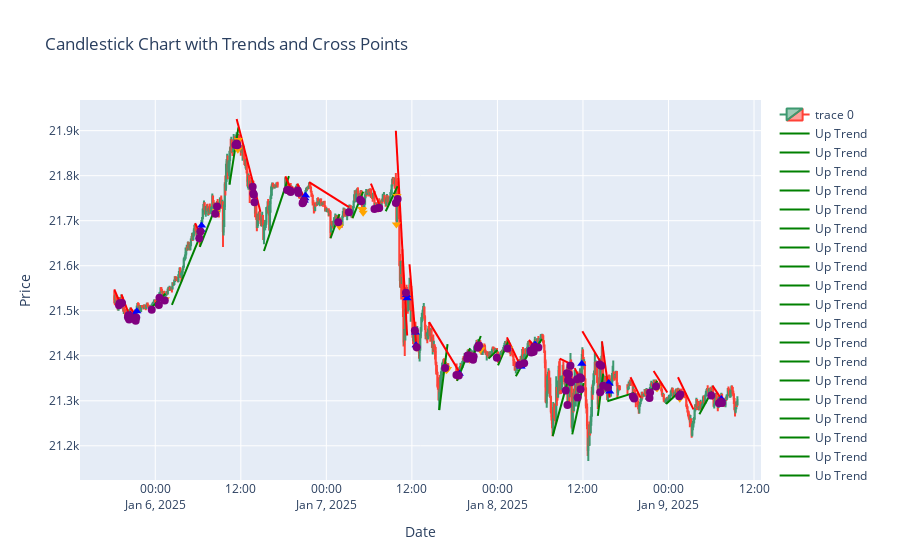

This figure's notebook cell:
### Code cell
final_df = check_candle_status(df, extended_trend)
plot_candlestick_with_checked_trends(df, extended_trend)

### Figure 1 — Plotly figure (JSON) as saved in the notebook; plotly's stock layout.template omitted (floating-point values rounded to 4 significant figures; data arrays with more than 128 entries replaced by an {"elided": "..."} marker saying what was removed)
{"data": [{"close": {"elided": "1010 float values"}, "high": {"elided": "1010 float values"}, "low": {"elided": "1010 float values"}, "open": {"elided": "1010 float values"}, "type": "candlestick", "x": {"elided": "1010 str values"}}, {"line": {"color": "green", "width": 2}, "mode": "lines", "name": "Up Trend", "type": "scatter", "x": ["2025-01-05T23:10:00", "2025-01-06T01:25:00"], "y": [21502, 21540.0]}, {"line": {"color": "green", "width": 2}, "mode": "lines", "name": "Up Trend", "type": "scatter", "x": ["2025-01-06T02:20:00", "2025-01-06T06:10:00"], "y": [21510.0, 21660.0]}, {"line": {"color": "green", "width": 2}, "mode": "lines", "name": "Up Trend", "type": "scatter", "x": ["2025-01-06T06:15:00", "2025-01-06T08:40:00"], "y": [21642, 21740.0]}, {"line": {"color": "green", "width": 2}, "mode": "lines", "name": "Up Trend", "type": "scatter", "x": ["2025-01-06T10:25:00", "2025-01-06T11:40:00"], "y": [21780.0, 21910.0]}, {"line": {"color": "green", "width": 2}, "mode": "lines", "name": "Up Trend", "type": "scatter", "x": ["2025-01-06T15:15:00", "2025-01-06T18:45:00"], "y": [21630.0, 21800.0]}, {"line": {"color": "green", "width": 2}, "mode": "lines", "name": "Up Trend", "type": "scatter", "x": ["2025-01-07T00:35:00", "2025-01-07T01:50:00"], "y": [21661, 21710.0]}, {"line": {"color": "green", "width": 2}, "mode": "lines", "name": "Up Trend", "type": "scatter", "x": ["2025-01-07T03:40:00", "2025-01-07T05:10:00"], "y": [21710.0, 21760.0]}, {"line": {"color": "green", "width": 2}, "mode": "lines", "name": "Up Trend", "type": "scatter", "x": ["2025-01-07T08:20:00", "2025-01-07T10:00:00"], "y": [21720.0, 21780.0]}, {"line": {"color": "green", "width": 2}, "mode": "lines", "name": "Up Trend", "type": "scatter", "x": ["2025-01-07T15:50:00", "2025-01-07T17:00:00"], "y": [21280.0, 21430.0]}, {"line": {"color": "green", "width": 2}, "mode": "lines", "name": "Up Trend", "type": "scatter", "x": ["2025-01-07T18:20:00", "2025-01-07T20:10:00"], "y": [21340.0, 21420.0]}, {"line": {"color": "green", "width": 2}, "mode": "lines", "name": "Up Trend", "type": "scatter", "x": ["2025-01-07T20:30:00", "2025-01-07T21:40:00"], "y": [21390.0, 21440.0]}, {"line": {"color": "green", "width": 2}, "mode": "lines", "name": "Up Trend", "type": "scatter", "x": ["2025-01-07T22:45:00", "2025-01-08T00:00:00"], "y": [21390.0, 21410.0]}, {"line": {"color": "green", "width": 2}, "mode": "lines", "name": "Up Trend", "type": "scatter", "x": ["2025-01-08T00:05:00", "2025-01-08T01:35:00"], "y": [21380.0, 21430.0]}, {"line": {"color": "green", "width": 2}, "mode": "lines", "name": "Up Trend", "type": "scatter", "x": ["2025-01-08T02:35:00", "2025-01-08T04:55:00"], "y": [21350.0, 21420.0]}, {"line": {"color": "green", "width": 2}, "mode": "lines", "name": "Up Trend", "type": "scatter", "x": ["2025-01-08T05:05:00", "2025-01-08T06:15:00"], "y": [21411, 21440.0]}, {"line": {"color": "green", "width": 2}, "mode": "lines", "name": "Up Trend", "type": "scatter", "x": ["2025-01-08T07:45:00", "2025-01-08T10:00:00"], "y": [21220.0, 21350.0]}, {"line": {"color": "green", "width": 2}, "mode": "lines", "name": "Up Trend", "type": "scatter", "x": ["2025-01-08T10:30:00", "2025-01-08T12:05:00"], "y": [21230.0, 21340.0]}, {"line": {"color": "green", "width": 2}, "mode": "lines", "name": "Up Trend", "type": "scatter", "x": ["2025-01-08T14:05:00", "2025-01-08T14:50:00"], "y": [21270.0, 21360.0]}, {"line": {"color": "green", "width": 2}, "mode": "lines", "name": "Up Trend", "type": "scatter", "x": ["2025-01-08T15:25:00", "2025-01-08T19:10:00"], "y": [21300.0, 21320.0]}, {"line": {"color": "green", "width": 2}, "mode": "lines", "name": "Up Trend", "type": "scatter", "x": ["2025-01-08T20:50:00", "2025-01-08T22:25:00"], "y": [21300.0, 21340.0]}, {"line": {"color": "green", "width": 2}, "mode": "lines", "name": "Up Trend", "type": "scatter", "x": ["2025-01-08T23:40:00", "2025-01-09T01:40:00"], "y": [21293, 21320.0]}, {"line": {"color": "green", "width": 2}, "mode": "lines", "name": "Up Trend", "type": "scatter", "x": ["2025-01-09T04:20:00", "2025-01-09T06:05:00"], "y": [21270.0, 21320.0]}, {"line": {"color": "red", "width": 2}, "mode": "lines", "name": "Down Trend", "type": "scatter", "x": ["2025-01-05T18:15:00", "2025-01-05T19:05:00"], "y": [21550.0, 21520.0]}, {"line": {"color": "red", "width": 2}, "mode": "lines", "name": "Down Trend", "type": "scatter", "x": ["2025-01-05T19:15:00", "2025-01-05T20:30:00"], "y": [21540.0, 21480.0]}, {"line": {"color": "red", "width": 2}, "mode": "lines", "name": "Down Trend", "type": "scatter", "x": ["2025-01-05T20:30:00", "2025-01-05T21:25:00"], "y": [21507, 21490.0]}, {"line": {"color": "red", "width": 2}, "mode": "lines", "name": "Down Trend", "type": "scatter", "x": ["2025-01-06T05:35:00", "2025-01-06T06:30:00"], "y": [21690.0, 21660.0]}, {"line": {"color": "red", "width": 2}, "mode": "lines", "name": "Down Trend", "type": "scatter", "x": ["2025-01-06T11:25:00", "2025-01-06T14:45:00"], "y": [21930.0, 21720.0]}, {"line": {"color": "red", "width": 2}, "mode": "lines", "name": "Down Trend", "type": "scatter", "x": ["2025-01-06T18:15:00", "2025-01-06T19:05:00"], "y": [21800.0, 21770.0]}, {"line": {"color": "red", "width": 2}, "mode": "lines", "name": "Down Trend", "type": "scatter", "x": ["2025-01-06T19:55:00", "2025-01-06T21:05:00"], "y": [21782, 21750.0]}, {"line": {"color": "red", "width": 2}, "mode": "lines", "name": "Down Trend", "type": "scatter", "x": ["2025-01-06T21:35:00", "2025-01-07T03:10:00"], "y": [21790.0, 21730.0]}, {"line": {"color": "red", "width": 2}, "mode": "lines", "name": "Down Trend", "type": "scatter", "x": ["2025-01-07T06:15:00", "2025-01-07T07:25:00"], "y": [21780.0, 21740.0]}, {"line": {"color": "red", "width": 2}, "mode": "lines", "name": "Down Trend", "type": "scatter", "x": ["2025-01-07T09:45:00", "2025-01-07T11:20:00"], "y": [21900.0, 21440.0]}, {"line": {"color": "red", "width": 2}, "mode": "lines", "name": "Down Trend", "type": "scatter", "x": ["2025-01-07T11:40:00", "2025-01-07T12:40:00"], "y": [21600.0, 21410.0]}, {"line": {"color": "red", "width": 2}, "mode": "lines", "name": "Down Trend", "type": "scatter", "x": ["2025-01-07T14:25:00", "2025-01-07T18:40:00"], "y": [21470.0, 21360.0]}, {"line": {"color": "red", "width": 2}, "mode": "lines", "name": "Down Trend", "type": "scatter", "x": ["2025-01-08T01:20:00", "2025-01-08T03:20:00"], "y": [21440.0, 21370.0]}, {"line": {"color": "red", "width": 2}, "mode": "lines", "name": "Down Trend", "type": "scatter", "x": ["2025-01-08T04:25:00", "2025-01-08T05:20:00"], "y": [21430.0, 21420.0]}, {"line": {"color": "red", "width": 2}, "mode": "lines", "name": "Down Trend", "type": "scatter", "x": ["2025-01-08T08:45:00", "2025-01-08T10:30:00"], "y": [21390.0, 21380.0]}, {"line": {"color": "red", "width": 2}, "mode": "lines", "name": "Down Trend", "type": "scatter", "x": ["2025-01-08T10:50:00", "2025-01-08T11:50:00"], "y": [21370.0, 21340.0]}, {"line": {"color": "red", "width": 2}, "mode": "lines", "name": "Down Trend", "type": "scatter", "x": ["2025-01-08T11:55:00", "2025-01-08T14:35:00"], "y": [21450.0, 21380.0]}, {"line": {"color": "red", "width": 2}, "mode": "lines", "name": "Down Trend", "type": "scatter", "x": ["2025-01-08T14:40:00", "2025-01-08T15:45:00"], "y": [21430.0, 21310.0]}, {"line": {"color": "red", "width": 2}, "mode": "lines", "name": "Down Trend", "type": "scatter", "x": ["2025-01-08T18:40:00", "2025-01-08T20:05:00"], "y": [21350.0, 21310.0]}, {"line": {"color": "red", "width": 2}, "mode": "lines", "name": "Down Trend", "type": "scatter", "x": ["2025-01-08T21:55:00", "2025-01-08T23:50:00"], "y": [21370.0, 21320.0]}, {"line": {"color": "red", "width": 2}, "mode": "lines", "name": "Down Trend", "type": "scatter", "x": ["2025-01-09T01:20:00", "2025-01-09T03:30:00"], "y": [21350.0, 21280.0]}, {"line": {"color": "red", "width": 2}, "mode": "lines", "name": "Down Trend", "type": "scatter", "x": ["2025-01-09T06:10:00", "2025-01-09T07:30:00"], "y": [21330.0, 21300.0]}, {"marker": {"color": "blue", "size": 8, "symbol": "triangle-up"}, "mode": "markers", "name": "Above", "type": "scatter", "x": ["2025-01-05T19:05:00", "2025-01-05T20:30:00", "2025-01-05T21:10:00", "2025-01-05T21:25:00", "2025-01-06T06:25:00", "2025-01-06T06:30:00", "2025-01-06T19:05:00", "2025-01-06T20:55:00", "2025-01-06T21:00:00", "2025-01-06T21:05:00", "2025-01-07T11:15:00", "2025-01-07T11:20:00", "2025-01-07T12:30:00", "2025-01-07T12:35:00", "2025-01-07T18:40:00", "2025-01-08T03:10:00", "2025-01-08T03:15:00", "2025-01-08T03:20:00", "2025-01-08T05:15:00", "2025-01-08T05:20:00", "2025-01-08T11:50:00", "2025-01-08T15:35:00", "2025-01-08T15:40:00", "2025-01-08T15:45:00", "2025-01-09T07:25:00"], "y": [21510.0, 21491, 21490.0, 21500.0, 21680, 21690.0, 21770.0, 21740.0, 21750, 21760.0, 21530.0, 21530.0, 21450.0, 21420.0, 21360, 21380.0, 21380.0, 21376, 21420.0, 21420.0, 21382, 21340.0, 21340.0, 21320.0, 21304]}, {"marker": {"color": "orange", "size": 8, "symbol": "triangle-down"}, "mode": "markers", "name": "Below", "type": "scatter", "x": ["2025-01-06T01:25:00", "2025-01-06T08:30:00", "2025-01-06T08:35:00", "2025-01-06T11:35:00", "2025-01-06T11:40:00", "2025-01-06T18:35:00", "2025-01-06T18:40:00", "2025-01-07T01:45:00", "2025-01-07T01:50:00", "2025-01-07T05:00:00", "2025-01-07T05:05:00", "2025-01-07T05:10:00", "2025-01-07T09:50:00", "2025-01-07T09:55:00", "2025-01-07T16:45:00", "2025-01-07T16:50:00", "2025-01-07T16:55:00", "2025-01-07T17:00:00", "2025-01-07T20:05:00", "2025-01-07T20:10:00", "2025-01-07T21:30:00", "2025-01-07T21:35:00", "2025-01-07T21:40:00", "2025-01-08T00:00:00", "2025-01-08T01:30:00", "2025-01-08T01:35:00", "2025-01-08T22:20:00", "2025-01-08T22:25:00", "2025-01-09T01:35:00"], "y": [21530.0, 21715, 21720.0, 21860.0, 21879, 21770.0, 21770.0, 21692, 21687, 21730.0, 21724, 21720.0, 21690.0, 21750.0, 21370.0, 21368, 21370.0, 21370.0, 21391, 21400.0, 21420.0, 21413, 21410.0, 21400.0, 21410.0, 21416, 21330.0, 21328, 21300.0]}, {"marker": {"color": "purple", "size": 8, "symbol": "circle"}, "mode": "markers", "name": "Intercept", "type": "scatter", "x": ["2025-01-05T18:55:00", "2025-01-05T19:00:00", "2025-01-05T19:20:00", "2025-01-05T20:10:00", "2025-01-05T20:15:00", "2025-01-05T20:20:00", "2025-01-05T20:25:00", "2025-01-05T21:15:00", "2025-01-05T21:20:00", "2025-01-05T23:30:00", "2025-01-06T00:30:00", "2025-01-06T00:35:00", "2025-01-06T01:20:00", "2025-01-06T06:10:00", "2025-01-06T06:20:00", "2025-01-06T08:25:00", "2025-01-06T08:40:00", "2025-01-06T11:15:00", "2025-01-06T11:25:00", "2025-01-06T11:30:00", "2025-01-06T13:40:00", "2025-01-06T13:45:00", "2025-01-06T13:50:00", "2025-01-06T13:55:00", "2025-01-06T18:30:00", "2025-01-06T18:45:00", "2025-01-06T18:55:00", "2025-01-06T19:00:00", "2025-01-06T20:00:00", "2025-01-06T20:05:00", "2025-01-06T20:40:00", "2025-01-06T20:45:00", "2025-01-06T20:50:00", "2025-01-07T01:40:00", "2025-01-07T03:10:00", "2025-01-07T04:45:00", "2025-01-07T04:55:00", "2025-01-07T06:45:00", "2025-01-07T07:20:00", "2025-01-07T07:25:00", "2025-01-07T09:45:00", "2025-01-07T10:00:00", "2025-01-07T11:10:00", "2025-01-07T12:25:00", "2025-01-07T12:40:00", "2025-01-07T16:40:00", "2025-01-07T18:15:00", "2025-01-07T18:35:00", "2025-01-07T19:45:00", "2025-01-07T19:50:00", "2025-01-07T19:55:00", "2025-01-07T20:00:00", "2025-01-07T20:35:00", "2025-01-07T20:40:00", "2025-01-07T21:15:00", "2025-01-07T21:20:00", "2025-01-07T21:25:00", "2025-01-07T23:55:00", "2025-01-08T01:25:00", "2025-01-08T03:05:00", "2025-01-08T03:45:00", "2025-01-08T04:40:00", "2025-01-08T04:45:00", "2025-01-08T04:50:00", "2025-01-08T04:55:00", "2025-01-08T05:05:00", "2025-01-08T05:10:00", "2025-01-08T05:45:00", "2025-01-08T09:35:00", "2025-01-08T09:45:00", "2025-01-08T09:50:00", "2025-01-08T09:55:00", "2025-01-08T10:00:00", "2025-01-08T10:15:00", "2025-01-08T10:20:00", "2025-01-08T11:10:00", "2025-01-08T11:15:00", "2025-01-08T11:35:00", "2025-01-08T11:40:00", "2025-01-08T11:45:00", "2025-01-08T14:20:00", "2025-01-08T14:25:00", "2025-01-08T14:35:00", "2025-01-08T14:50:00", "2025-01-08T15:30:00", "2025-01-08T19:00:00", "2025-01-08T19:10:00", "2025-01-08T21:20:00", "2025-01-08T21:25:00", "2025-01-08T22:15:00", "2025-01-09T01:30:00", "2025-01-09T01:40:00", "2025-01-09T06:00:00", "2025-01-09T07:05:00", "2025-01-09T07:20:00", "2025-01-09T07:30:00"], "y": [21510.0, 21520.0, 21520.0, 21490.0, 21490.0, 21480.0, 21490.0, 21478, 21485, 21502, 21513, 21529, 21520.0, 21661, 21680.0, 21720.0, 21730.0, 21868, 21870.0, 21870.0, 21780.0, 21760.0, 21760.0, 21740.0, 21768, 21770.0, 21767, 21764, 21770.0, 21760.0, 21740.0, 21740.0, 21740.0, 21700.0, 21720.0, 21750.0, 21743, 21730.0, 21728, 21728, 21740.0, 21750.0, 21540.0, 21460.0, 21419, 21373, 21357, 21356, 21390.0, 21400.0, 21400.0, 21400.0, 21390.0, 21400.0, 21418, 21422, 21420.0, 21400.0, 21420.0, 21380.0, 21380.0, 21410.0, 21410.0, 21409, 21410.0, 21409, 21420.0, 21420.0, 21323, 21361, 21290.0, 21350.0, 21359, 21380.0, 21340.0, 21348, 21310.0, 21350.0, 21330.0, 21350.0, 21380.0, 21320.0, 21378, 21330.0, 21330.0, 21310.0, 21305, 21310.0, 21320.0, 21330.0, 21310, 21314, 21310.0, 21290.0, 21298, 21295]}], "layout": {"title": {"text": "Candlestick Chart with Trends and Cross Points"}, "xaxis": {"rangeslider": {"visible": false}, "title": {"text": "Date"}}, "yaxis": {"title": {"text": "Price"}}}}
